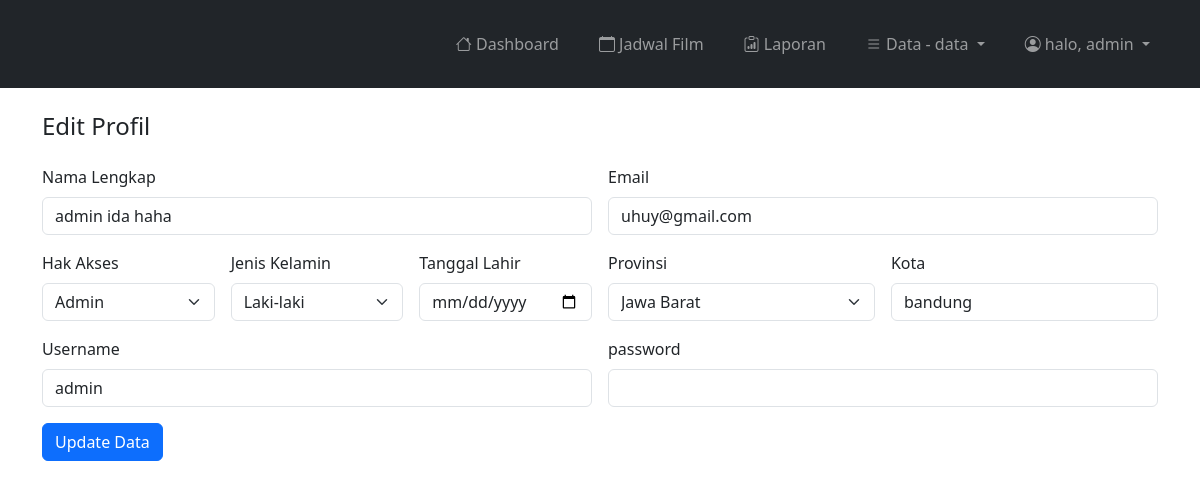
Screenshot of /admin/pengaturan_akun_edit.php (signed in) with the database file from the repository.
### tables this page shows
CREATE TABLE `users` (
  `id_user` int(11) NOT NULL,
  `namaLengkap` varchar(50) NOT NULL,
  `email` varchar(100) NOT NULL,
  `provinsi` varchar(100) NOT NULL,
  `kota` varchar(100) NOT NULL,
  `jk` varchar(20) NOT NULL,
  `tLahir` date NOT NULL,
  `username` varchar(50) NOT NULL,
  `password` varchar(255) NOT NULL,
  `hakAkses` varchar(20) NOT NULL
);

### admin/pengaturan_akun_edit.php (the view, shortened to what this page needs)
<?php include "navbar.php"; ?>
<?php
$provinsi = [
    'Aceh',
    'Sumatera Utara',
    'Sumatera Barat',
    'Riau',
    'Jambi',
    'Sumatera Selatan',
    'Bengkulu',
    'Lampung',
    'Kepulauan Bangka Belitung',
    'Kepulauan Riau',
    'DKI Jakarta',
    'Jawa Barat',
    'Jawa Tengah',
    'DI Yogyakarta',
    'Jawa Timur',
    'Banten',
    'Bali',
    'Nusa Tenggara Barat',
    'Nusa Tenggara Timur',
    'Kalimantan Barat',
    'Kalimantan Tengah',
    'Kalimantan Selatan',
    'Kalimantan Timur',
    'Kalimantan Utara',
    'Sulawesi Utara',
    'Sulawesi Tengah',
    'Sulawesi Selatan',
    'Sulawesi Tenggara',
    'Gorontalo',
    'Sulawesi Barat',
    'Maluku',
    'Maluku Utara',
    'Papua Barat',
    'Papua'
];
?>
<div class="container mt-4">
    <h4>Edit Profil</h4>
    <?php
    include "../koneksi.php";
    $iduser = $_SESSION['id_user'];
    $data = mysqli_query($koneksi, "SELECT * FROM users WHERE id_user='$iduser' ");
    $u = mysqli_fetch_array($data);
    ?>
    <form action="pengaturan_akun_update.php" method="POST" class="row g-3 mt-2">
        <div class="col-md-6">
            <label for="namaLengkap" class="form-label">Nama Lengkap</label>
            <input type="text" class="form-control" name="namaLengkap" id="namaLengkap"
                value="<?= $u['namaLengkap']; ?>">
        </div>
        <div class="col-md-6">
            <label for="email" class="form-label">Email</label>
            <input type="email" class="form-control" name="email" id="email" value="<?= $u['email']; ?>">
        </div>
        <div class="col-md-2">
            <label for="hakAkses" class="form-label">Hak Akses</label>
            <select class="form-select" name="hakAkses" id="hakAkses" required>
                <option value="admin" <?= ($u['hakAkses'] == 'admin') ? 'selected' : ''; ?>>Admin</option>
            </select>
        </div>
        <div class="col-md-2">
            <label for="jk" class="form-label">Jenis Kelamin</label>
            <select class="form-select" name="jk" id="jk" required>
                <option value="laki-laki" <?= ($u['jk'] == 'laki-laki') ? 'selected' : ''; ?>>Laki-laki</option>
            </select>
        </div>
        <div class="col-md-2">
            <label for="tLahir" class="form-label">Tanggal Lahir</label>
            <input type="date" class="form-control" name="tLahir" id="tLahir" value="<?= $u['tLahir']; ?>">
        </div>
        <div class="col-md-3">
            <label for="provinsi" class="form-label">Provinsi</label>
            <select class="form-select" id="provinsi" name="provinsi" required>
                <?php foreach ($provinsi as $namaProvinsi): ?>
                    <option value="<?= $namaProvinsi; ?>" <?php echo ($u['provinsi'] == $namaProvinsi) ? 'selected' : ''; ?>>
                        <?= $namaProvinsi; ?>
                    </option>
                <?php endforeach; ?>
            </select>
        </div>
        <div class="col-md-3">
            <label for="kota" class="form-label">Kota</label>
            <input type="text" class="form-control" name="kota" id="kota" value="<?= $u['kota']; ?>">
        </div>
        <div class=" col-md-6">
            <label for="username" class="form-label">Username</label>
            <input type="text" class="form-control" name="username" id="username" value="<?= $u['username']; ?>">
        </div>
        <div class=" col-md-6">
            <label for="password1" class="form-label">password</label>
            <input type="password" class="form-control" name="password" id="password1">
        </div>
        <div class=" col-12">
            <button type="submit" class="btn btn-primary">Update Data</button>
        </div>
    </form>
</div>
<?php include "footer.php"; ?>

### rows the page displays
users: namaLengkap "admin ida haha", email "uhuy@gmail.com", hakAkses "Admin", jk "Laki-laki", provinsi "Jawa Barat", kota "bandung", username "admin"

### other values shown
$_SESSION['username'] "admin"
